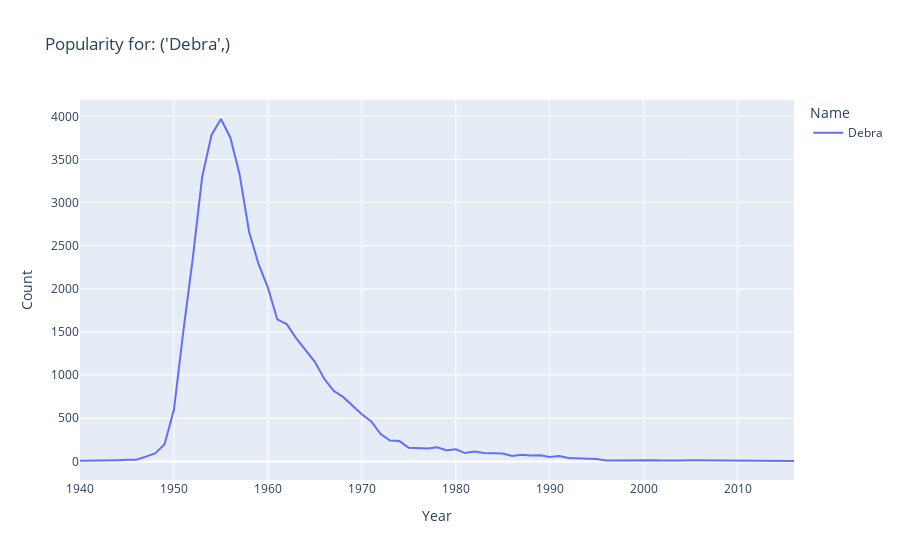

This figure's notebook cell:
### Code cell
def plot_name(*names):
    return px.line(female_babynames[female_babynames["Name"].isin(names)], 
                  x = "Year", y = "Count", color="Name",
                  title=f"Popularity for: {names}")

plot_name("Debra")

### Figure 1 — Plotly figure (JSON) as saved in the notebook; plotly's stock layout.template omitted (floating-point values rounded to 4 significant figures)
{"data": [{"hovertemplate": "Name=Debra<br>Year=%{x}<br>Count=%{y}<extra></extra>", "legendgroup": "Debra", "line": {"color": "#636efa", "dash": "solid"}, "marker": {"symbol": "circle"}, "mode": "lines", "name": "Debra", "orientation": "v", "showlegend": true, "type": "scatter", "x": [1940, 1942, 1943, 1944, 1945, 1946, 1947, 1948, 1949, 1950, 1951, 1952, 1953, 1954, 1955, 1956, 1957, 1958, 1959, 1960, 1961, 1962, 1963, 1964, 1965, 1966, 1967, 1968, 1969, 1970, 1971, 1972, 1973, 1974, 1975, 1976, 1977, 1978, 1979, 1980, 1981, 1982, 1983, 1984, 1985, 1986, 1987, 1988, 1989, 1990, 1991, 1992, 1993, 1994, 1995, 1996, 1997, 1998, 1999, 2000, 2001, 2002, 2003, 2004, 2005, 2006, 2007, 2008, 2009, 2012, 2013, 2016], "xaxis": "x", "y": [7, 7, 8, 15, 19, 20, 56, 92, 199, 601, 1510, 2351, 3295, 3784, 3969, 3755, 3320, 2660, 2290, 2014, 1646, 1592, 1430, 1287, 1154, 958, 819, 748, 647, 547, 463, 318, 242, 236, 159, 151, 151, 164, 130, 141, 97, 114, 97, 95, 93, 64, 78, 69, 71, 51, 62, 41, 34, 28, 28, 12, 14, 16, 10, 13, 14, 10, 7, 12, 13, 12, 13, 6, 7, 5, 8, 5], "yaxis": "y"}], "layout": {"legend": {"title": {"text": "Name"}, "tracegroupgap": 0}, "title": {"text": "Popularity for: ('Debra',)"}, "xaxis": {"anchor": "y", "domain": [0, 1], "title": {"text": "Year"}}, "yaxis": {"anchor": "x", "domain": [0, 1], "title": {"text": "Count"}}}}
